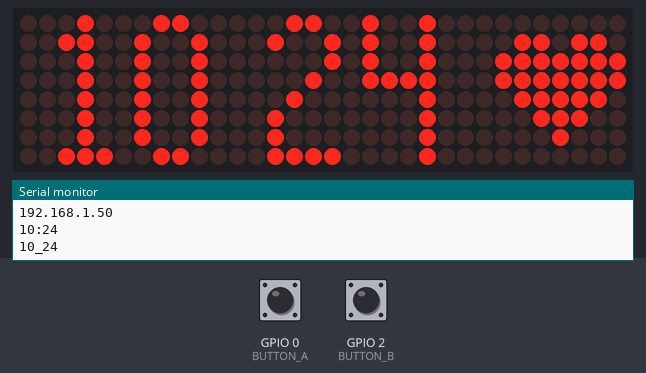
The sketch below on a simulated ESP8266 (NodeMCU). Shown: 32×8 LED matrix, the last lines printed to the serial monitor. The test bench sets the inputs (shaded band); at power-on: GPIO 2 (BUTTON_B) LOW, GPIO 0 (BUTTON_A) LOW. WiFi joins after 1.5 s; servers stay silent unless stated; the local clock reads 2024-03-15 10:24:30 at power-on unless the sketch sets it; random numbers use the default seed unless the sketch sets one.

Above: at 4.1 s.
4.2 s: GPIO 2 (BUTTON_B) pulled HIGH for 0.15 s
At 6.44 s:
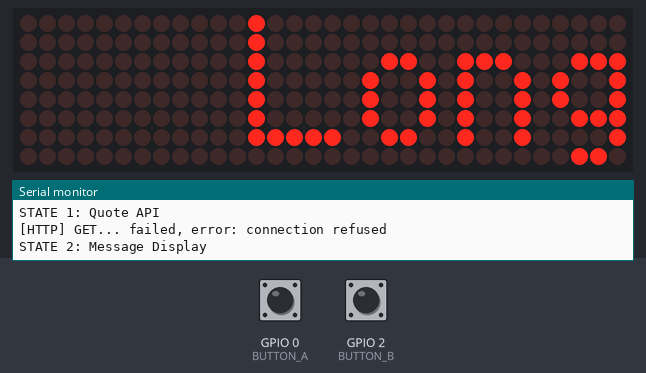
6.5 s: GPIO 2 (BUTTON_B) pulled HIGH for 1 s
At 10.3 s:
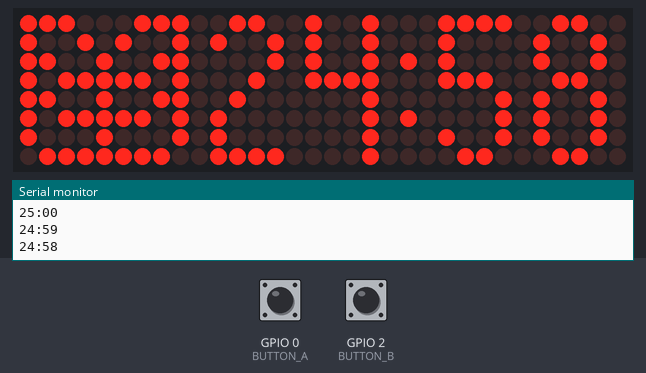
10.5 s: GPIO 2 (BUTTON_B) pulled HIGH for 0.15 s
At 11.6 s:
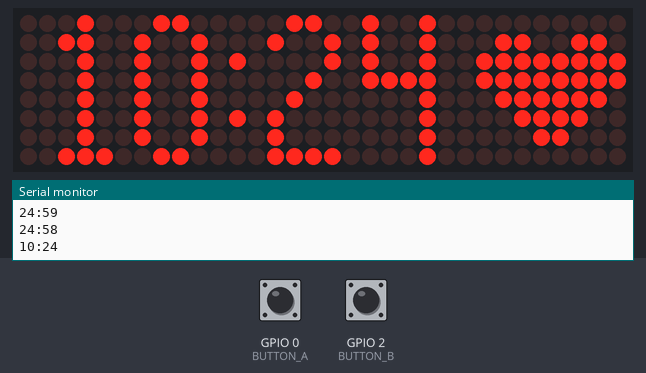
13.6 s: GPIO 0 (BUTTON_A) pulled HIGH for 0.15 s
At 16.4 s:
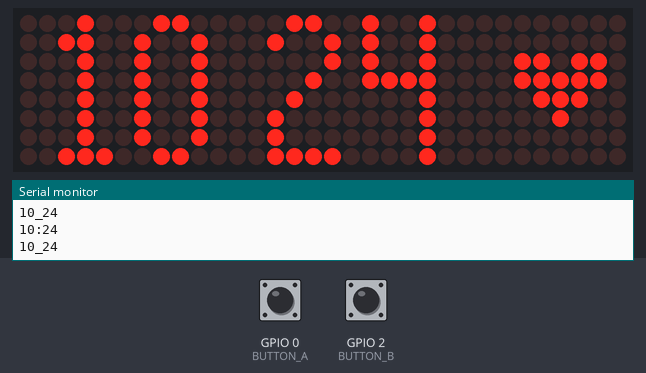
16.7 s: GPIO 0 (BUTTON_A) pulled HIGH for 1 s
At 20.5 s:
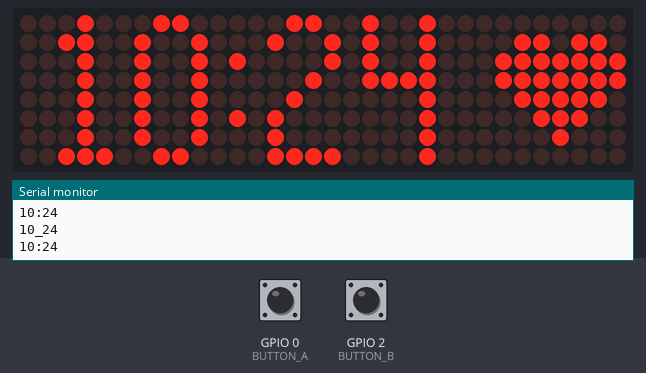
20.7 s: GPIO 2 (BUTTON_B) pulled HIGH for 3.2 s
At 38.9 s:
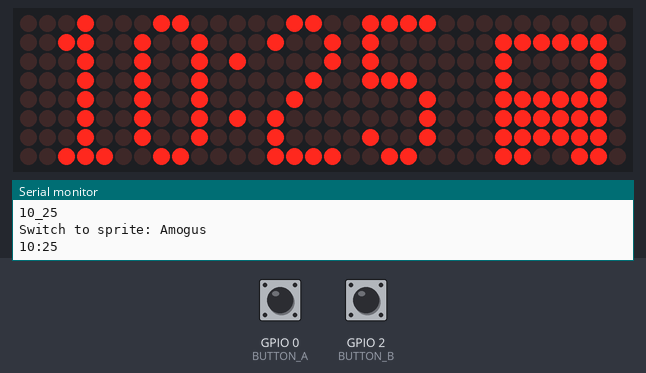

The sketch:

SmartClock.ino
```cpp
#include <WiFiManager.h>
#include <WiFiClient.h>
#include <ESP8266WiFi.h>
#include <ESP8266HTTPClient.h>
#include <Arduino_JSON.h>
#include <TimeLib.h>
#include <Timezone.h>
#include <SPI.h>
#include <MD_Parola.h>
#include <MD_MAX72xx.h>
#include "Custom_Font.h"

// Hardware Options
#define HARDWARE_TYPE MD_MAX72XX::FC16_HW
#define MAX_DEVICES 4
#define CS_PIN      15

#define BUTTON_A    0
#define BUTTON_B    2

// Software Options
#define SCROLL_SPEED          75    // lower value is faster scrolling
#define LONG_PRESS_DELAY_MS   1000
#define STUDY_MINUTES         25
#define BREAK_MINUTES         5

// Sprite Struct for sprite animation frames
typedef struct
{
  char  name[10];
  const char * frames;
  // How long a sprite frame is displayed
  const int delay_a;
  const int delay_b;
  // How many sprite frames appear total
  const int repeat_a;
  const int repeat_b;
} sprite;

const sprite SPRITES[] =
{
  { "Heart", "HIJ", 1, 2, 3, 10 },
  { "Happy", "NOP", 2, 5, 6, 16 },
  { "Smile", "QRS", 1, 5, 4, 8 },
  { "Cutie", "TUVW", 3, 6, 4, 16 },
  { "Sadge", "XYZ[", 3, 6, 4, 14 },
  { "Amogus", "BCD", 1, 2, 1, 2 },
};

MD_Parola matrix = MD_Parola(HARDWARE_TYPE, CS_PIN, MAX_DEVICES);

// Time change rules for your timezone
TimeChangeRule dstStart = {"PDT", Second, Sun, Mar, 2, -420};  // UTC - 7 hours
TimeChangeRule stdStart = {"PST", First, Sun, Nov, 2, -480};   // UTC - 8 hours
// Timezone object with the time change rules
Timezone myTZ(dstStart, stdStart);

const char DELIMITER = '_';
const char STUDY_SPRITE_A = 't';
const char STUDY_SPRITE_B = 'u';
const char BREAK_SPRITE_A = 'r';
const char BREAK_SPRITE_B = 's';
const char HEART_SPRITE = 'H';
const char NULL_TERMINATOR = '\0';
const String QOTD_ENDPOINT = "http://quotes.rest/qod.json";

unsigned long LAST_TEXT_UPDATE = 0;
unsigned long LAST_SPRITE_UPDATE = 0;
short STATE = 0;
short CURRENT_BRIGHTNESS = 0;

void setup() {
  Serial.begin(9600);
  // Seed entropy with floating analog pin
  randomSeed(analogRead(A0));
  // Initialize buttons
  pinMode(BUTTON_A, INPUT);
  pinMode(BUTTON_B, INPUT);

  initializeMatrix();
  initializeWifi();

  // If this point is reached, WiFi has been successfully connected!
  initializeSpriteMatrix();
  initializeTime();
}

void initializeMatrix() {
  matrix.begin();
  matrix.setIntensity(CURRENT_BRIGHTNESS);
  matrix.setInvert(false);
  matrix.setFont(nullptr);
  matrix.setCharSpacing(1);
  matrix.setTextAlignment(PA_CENTER);
  matrix.displayClear();
}

void initializeWifi() {
  // TODO: Refactor to use icon
  matrix.print("WiFi");
  WiFiManager wifiManager;
  // Reset WiFi settings for testing purposes
  // wifiManager.resetSettings();

  // Try to connect to WiFi with saved credentials
  if (!wifiManager.autoConnect()) {
    Serial.println("Failed to connect and hit timeout");
    delay(3000);
    // Reset and try again
    ESP.reset();
    delay(5000);
  }
  // If connection successful, print the ESP8266's IP address
  Serial.println("Connected to WiFi!");
  Serial.println("IP address: ");
  Serial.println(WiFi.localIP());
}

void initializeSpriteMatrix() {
  matrix.displayClear();
  matrix.setFont(numSpriteFont);
  matrix.setCharSpacing(0);
  matrix.setTextAlignment(PA_LEFT);
}

void initializeTime() {
  // Set time using NTP server
  configTime(0, 0, "pool.ntp.org");

  // Temporarily show something on display while time delay processes
  matrix.print("AQI");

  // Wait for time to be set
  while (!time(nullptr)) {
    delay(1000);
  }
  delay(1000);
}

void handleBrightnessUpdate() {
  if (digitalRead(BUTTON_A) == HIGH) {
    CURRENT_BRIGHTNESS += 3;
    if (CURRENT_BRIGHTNESS > 15) {
      CURRENT_BRIGHTNESS = 0;
    }
    matrix.setIntensity(CURRENT_BRIGHTNESS);
    // Await release of button before continuing
    while (digitalRead(BUTTON_A) == HIGH) delay(150);
  }
}

// MAIN PROCESSING LOOP
// - utilizes button input
// - delegates state to various handlers
void loop() {
  switch (STATE) {
    case 0:
      handleTime();
      break;
    case 1:
      handleQuote();
      break;
    case 2:
      handleText();
      break;
    case 3:
      handlePomodoro();
      break;
  }

  // TODO: Refactor global loop delay
  delay(150);
  // Await release of button prior to handling next state
  while (digitalRead(BUTTON_B) == HIGH) delay(150);
}

void handleTime() {
  int curSpriteIndex = 0;
  int curSpriteDelay = 1;
  int spriteRepeatCount = 1;
  char curSpriteFrame = HEART_SPRITE;
  time_t localTime = myTZ.toLocal(time(nullptr));
  bool displaySemicolon = true;

  // Clock repeats until button is pressed
  while (digitalRead(BUTTON_B) == LOW) {
    // Update every second
    if (millis() - LAST_TEXT_UPDATE >= 1000) {

      LAST_TEXT_UPDATE = millis();
      // Update time and redisplay every second
      localTime = myTZ.toLocal(time(nullptr));
      if (spriteRepeatCount == 0) {
        // Randomly switch to a new type of sprite
        curSpriteIndex = random(sizeof(SPRITES) / sizeof(sprite));
        sprite curSprite = SPRITES[curSpriteIndex];
        Serial.print("Switch to sprite: ");
        Serial.println(curSprite.name);
        spriteRepeatCount = random(curSprite.repeat_a, curSprite.repeat_b);
        curSpriteDelay = random(curSprite.delay_a, curSprite.delay_b);
        curSpriteFrame = curSprite.frames[random(strlen(curSprite.frames))];
      } else if (curSpriteDelay == 0) {
        // Randomly switch to a new frame of this sprite
        sprite curSprite = SPRITES[curSpriteIndex];
        curSpriteDelay = random(curSprite.delay_a, curSprite.delay_b);
        curSpriteFrame = curSprite.frames[random(strlen(curSprite.frames))];
        spriteRepeatCount--;
      }
      displayTime(hourFormat12(localTime), minute(localTime), curSpriteFrame, displaySemicolon, false);
      displaySemicolon = !displaySemicolon;
      curSpriteDelay--;
    }
    delay(150);
    handleBrightnessUpdate();
  }

  // If this point is reached, button 2 is currently pressed!
  long pressTracker = millis();
  while (digitalRead(BUTTON_B) == HIGH) {
    if ((millis() - pressTracker) > LONG_PRESS_DELAY_MS) {
      Serial.println("Long Press: State 2 Triggered");
      STATE = 2;
      return;
    }
    delay(10);
  }
  Serial.println("Short Press: State 1 Triggered");
  STATE = 1;
}

void displayTime(int timeUnitA, int timeUnitB, char sprite, bool displaySemicolon, bool spriteFirst) {
  // Get current local time and format it as a string
  char timeString[5];
  if (displaySemicolon) {
    sprintf(timeString,"%d:%02d", timeUnitA, timeUnitB);
  } else {
    sprintf(timeString,"%d_%02d", timeUnitA, timeUnitB);
  }
  Serial.println(timeString);
  char formatted[10];
  int index = 0;
  for (int i = 0; i < strlen(timeString); i++) {
    formatted[index++] = timeString[i];
    if (i < strlen(timeString) - 1) {
      formatted[index++] = DELIMITER;
    }
  }
  formatted[index] = NULL_TERMINATOR;

  // Add spacers to center time
  int spacerCount = 24 - matrix.getTextColumns(formatted);
  int finalLen = spacerCount + strlen(formatted) + 2;
  char finalStr[finalLen];
  if (spriteFirst) {
    finalStr[0] = sprite;
    memset(finalStr + 1, DELIMITER, finalLen - 2);
    strncpy(finalStr + (spacerCount / 2) + 1, formatted, strlen(formatted));
  } else {
    finalStr[finalLen - 2] = sprite;
    memset(finalStr, DELIMITER, finalLen - 2);
    strncpy(finalStr + (spacerCount / 2), formatted, strlen(formatted));
  }
  finalStr[finalLen - 1] = NULL_TERMINATOR;
  matrix.displayClear();
  matrix.print(finalStr);
}

void handleQuote() {
  Serial.println("STATE 1: Quote API");
  // If wifi error, switch to handleText (STATE = 2)
  if (WiFi.status() == WL_CONNECTED) {
    HTTPClient http;
    http.setReuse(false);
    WiFiClient client;
    if (http.begin(client, QOTD_ENDPOINT)) {
      int httpCode = http.GET();
      if (httpCode > 0) {
        Serial.printf("[HTTP] GET... code: %d\n", httpCode);
        if (httpCode == HTTP_CODE_OK || httpCode == HTTP_CODE_MOVED_PERMANENTLY) {
          String payload = http.getString();
          String quote = getJSONQuote(payload);
          Serial.println(quote);
          // Displays quote and sets following state to 0
          scrollText(quote.c_str());
        }
      } else {
        Serial.printf("[HTTP] GET... failed, error: %s\n", http.errorToString(httpCode).c_str());
      }
      http.end();
    } else {
      Serial.println("[HTTP} Unable to connect. Moving to state 2");
    }
  } else {
    Serial.println("WiFi is not connected. Moving to state 2");
  }
  // Catch errors by promoting state to 2
  if (STATE == 1) {
    STATE = 2;
  }
}

// Retrieves quote from HTTP-returned JSON String
String getJSONQuote(String input) {
    JSONVar myObject = JSON.parse(input);
    String quote = (const char*) myObject["contents"]["quotes"][0]["quote"];
    String auth = (const char*) myObject["contents"]["quotes"][0]["author"];
    return "\"" + quote + "\" - " + auth;
}

void handleText() {
  Serial.println("STATE 2: Message Display");
  scrollText("Long Message Goes Here :)");
}

void scrollText(const char* message) {
  initializeMatrix();
  matrix.displayText(message, PA_LEFT, SCROLL_SPEED, 0, PA_SCROLL_LEFT, PA_SCROLL_LEFT);
  // Loop until message finishes or button is pressed
  while (!matrix.displayAnimate()) {
    // Check for button press
    if (digitalRead(BUTTON_B) == HIGH) {
      // Button pressed, stop scrolling
      initializeSpriteMatrix();
      STATE = 3;
      return;
    }
    // Avoid soft WDT reset
    delay(10);
    handleBrightnessUpdate();
  }
  initializeSpriteMatrix();
  STATE = 0;
}

void handlePomodoro() {
  Serial.println("STATE 3: Pomodoro");
  // Repeat timer 3 times (S-B-S-B-S-B)
  for (int i = 0; STATE == 3 && i < 3; i++) {
    // Study timer
    countdownTimer(false);
    if (STATE == 0) {
      return;
    }
    matrix.displayClear();
    for (int fistpump = 0; fistpump < 8; fistpump++) {
      matrix.print("SsQs");
      delay(500);
      matrix.print("SrQr");
      delay(500);
    }
    // Break Timer
    if (i < 2) {
      countdownTimer(true);
    }
  }
  STATE = 0;
}

void countdownTimer(bool isBreak) {
  int minutes = STUDY_MINUTES;
  char sprite_a = 't';
  char sprite_b = 'u';
  if (isBreak) {
    minutes = BREAK_MINUTES;
    sprite_a = 'r';
    sprite_b = 's';
  }
  Serial.printf("Starting a %d minute countdown timer\n", minutes);
  bool flag = true;
  int seconds = 0;
  while (digitalRead(BUTTON_B) == LOW && minutes >= 0) {
    // Update every second
    if (millis() - LAST_TEXT_UPDATE >= 1000) {
      if (seconds < 0) {
        if (minutes == 0) {
          break;
        }
        seconds = 59;
        minutes--;
      }

      LAST_TEXT_UPDATE = millis();
      if (flag) {
        displayTime(minutes, seconds, sprite_a, true, true);
      } else {
        displayTime(minutes, seconds, sprite_b, true, true);
      }
      seconds--;
      flag = !flag;
    }
    handleBrightnessUpdate();
    delay(150);
  }
  while (digitalRead(BUTTON_B) == HIGH) {
    STATE = 0;
    delay(150);
  }
}
```

Source omitted: Custom_Font.h (data table, 4327 bytes)

Measured:
- what the display in image 3 shows lasts 1.0 s, from 10.9 s to 11.9 s
